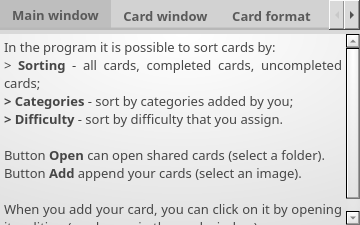
<?xml version="1.0" encoding="UTF-8"?>
<ui version="4.0">
 <class>Help_Window</class>
 <widget class="QDialog" name="Help_Window">
  <property name="geometry">
   <rect>
    <x>0</x>
    <y>0</y>
    <width>360</width>
    <height>225</height>
   </rect>
  </property>
  <property name="minimumSize">
   <size>
    <width>360</width>
    <height>225</height>
   </size>
  </property>
  <property name="maximumSize">
   <size>
    <width>360</width>
    <height>225</height>
   </size>
  </property>
  <property name="windowTitle">
   <string>Dialog</string>
  </property>
  <property name="styleSheet">
   <string notr="true">background-color: rgb(217, 217, 217);</string>
  </property>
  <layout class="QVBoxLayout" name="verticalLayout">
   <property name="spacing">
    <number>0</number>
   </property>
   <property name="leftMargin">
    <number>0</number>
   </property>
   <property name="topMargin">
    <number>0</number>
   </property>
   <property name="rightMargin">
    <number>0</number>
   </property>
   <property name="bottomMargin">
    <number>0</number>
   </property>
   <item>
    <widget class="QTabWidget" name="TabWidget">
     <property name="minimumSize">
      <size>
       <width>0</width>
       <height>0</height>
      </size>
     </property>
     <property name="maximumSize">
      <size>
       <width>16777215</width>
       <height>16777215</height>
      </size>
     </property>
     <property name="font">
      <font>
       <family>Bahnschrift</family>
       <pointsize>10</pointsize>
       <weight>75</weight>
       <bold>true</bold>
      </font>
     </property>
     <property name="styleSheet">
      <string notr="true">QTabWidget::pane {
         border-top: 4px solid #d9d9d9;
}

QTabWidget::tab-bar {
alignment: center;

}

QTabBar{
	color: rgb(216, 216, 216);
}

QTabBar::tab{
color: rgb(90, 90, 90);
	background-color: qlineargradient(spread:pad, x1:1, y1:0.914773, x2:1, y2:1, stop:0 rgba(210, 210, 210, 255), stop:0.0454545 rgba(184, 184, 184, 255));

}

QTabBar::tab:selected {
	background-color: qlineargradient(spread:pad, x1:1, y1:0.914773, x2:1, y2:1, stop:0 rgba(190, 190, 190, 255), stop:0.0454545 rgba(184, 184, 184, 255));
}

QTabBar::tab:hover {
	background-color: qlineargradient(spread:pad, x1:1, y1:0.914773, x2:1, y2:1, stop:0 rgba(200, 200, 200, 255), stop:0.0454545 rgba(184, 184, 184, 255));
}



</string>
     </property>
     <property name="tabShape">
      <enum>QTabWidget::Rounded</enum>
     </property>
     <property name="currentIndex">
      <number>0</number>
     </property>
     <property name="elideMode">
      <enum>Qt::ElideNone</enum>
     </property>
     <property name="documentMode">
      <bool>false</bool>
     </property>
     <property name="tabsClosable">
      <bool>false</bool>
     </property>
     <property name="movable">
      <bool>false</bool>
     </property>
     <property name="tabBarAutoHide">
      <bool>false</bool>
     </property>
     <widget class="QWidget" name="page1">
      <property name="styleSheet">
       <string notr="true">background-color: qradialgradient(spread:reflect, cx:0.506, cy:0, radius:1.104, fx:0.505682, fy:0, stop:0 rgba(255, 255, 255, 255), stop:1 rgba(224, 224, 224, 255));</string>
      </property>
      <attribute name="title">
       <string>Main window</string>
      </attribute>
      <layout class="QHBoxLayout" name="horizontalLayout">
       <property name="spacing">
        <number>0</number>
       </property>
       <property name="leftMargin">
        <number>0</number>
       </property>
       <property name="topMargin">
        <number>0</number>
       </property>
       <property name="rightMargin">
        <number>0</number>
       </property>
       <property name="bottomMargin">
        <number>0</number>
       </property>
       <item>
        <widget class="QTextBrowser" name="textBrowser">
         <property name="font">
          <font>
           <family>Bahnschrift</family>
           <pointsize>10</pointsize>
          </font>
         </property>
         <property name="styleSheet">
          <string notr="true">border: none;
color: rgb(70, 70, 70);</string>
         </property>
         <property name="html">
          <string>&lt;!DOCTYPE HTML PUBLIC &quot;-//W3C//DTD HTML 4.0//EN&quot; &quot;http://www.w3.org/TR/REC-html40/strict.dtd&quot;&gt;
&lt;html&gt;&lt;head&gt;&lt;meta name=&quot;qrichtext&quot; content=&quot;1&quot; /&gt;&lt;style type=&quot;text/css&quot;&gt;
p, li { white-space: pre-wrap; }
&lt;/style&gt;&lt;/head&gt;&lt;body style=&quot; font-family:'Bahnschrift'; font-size:10pt; font-weight:400; font-style:normal;&quot;&gt;
&lt;p align=&quot;justify&quot; style=&quot; margin-top:0px; margin-bottom:0px; margin-left:0px; margin-right:0px; -qt-block-indent:0; text-indent:0px;&quot;&gt;In the program it is possible to sort cards by:&lt;br /&gt;&amp;gt; &lt;span style=&quot; font-weight:600;&quot;&gt;Sorting &lt;/span&gt;- all cards, completed cards, uncompleted cards;&lt;/p&gt;
&lt;p align=&quot;justify&quot; style=&quot; margin-top:0px; margin-bottom:0px; margin-left:0px; margin-right:0px; -qt-block-indent:0; text-indent:0px;&quot;&gt;&lt;span style=&quot; font-weight:600;&quot;&gt;&amp;gt; Categories &lt;/span&gt;- sort by categories added by you;&lt;/p&gt;
&lt;p align=&quot;justify&quot; style=&quot; margin-top:0px; margin-bottom:0px; margin-left:0px; margin-right:0px; -qt-block-indent:0; text-indent:0px;&quot;&gt;&lt;span style=&quot; font-weight:600;&quot;&gt;&amp;gt; Difficulty &lt;/span&gt;- sort by difficulty that you assign.&lt;/p&gt;
&lt;p align=&quot;justify&quot; style=&quot;-qt-paragraph-type:empty; margin-top:0px; margin-bottom:0px; margin-left:0px; margin-right:0px; -qt-block-indent:0; text-indent:0px;&quot;&gt;&lt;br /&gt;&lt;/p&gt;
&lt;p align=&quot;justify&quot; style=&quot; margin-top:0px; margin-bottom:0px; margin-left:0px; margin-right:0px; -qt-block-indent:0; text-indent:0px;&quot;&gt;Button&lt;span style=&quot; font-weight:600;&quot;&gt; Open &lt;/span&gt;can open shared cards (select a folder).&lt;/p&gt;
&lt;p align=&quot;justify&quot; style=&quot; margin-top:0px; margin-bottom:0px; margin-left:0px; margin-right:0px; -qt-block-indent:0; text-indent:0px;&quot;&gt;Button&lt;span style=&quot; font-weight:600;&quot;&gt; Add &lt;/span&gt;append your cards (select an image).&lt;/p&gt;
&lt;p align=&quot;justify&quot; style=&quot;-qt-paragraph-type:empty; margin-top:0px; margin-bottom:0px; margin-left:0px; margin-right:0px; -qt-block-indent:0; text-indent:0px;&quot;&gt;&lt;br /&gt;&lt;/p&gt;
&lt;p align=&quot;justify&quot; style=&quot; margin-top:0px; margin-bottom:0px; margin-left:0px; margin-right:0px; -qt-block-indent:0; text-indent:0px;&quot;&gt;When you add your card, you can click on it by opening its editing (read more in the card window).&lt;/p&gt;&lt;/body&gt;&lt;/html&gt;</string>
         </property>
         <property name="tabStopWidth">
          <number>25</number>
         </property>
        </widget>
       </item>
      </layout>
     </widget>
     <widget class="QWidget" name="page2">
      <property name="styleSheet">
       <string notr="true">background-color: qradialgradient(spread:reflect, cx:0.506, cy:0, radius:1.104, fx:0.505682, fy:0, stop:0 rgba(255, 255, 255, 255), stop:1 rgba(224, 224, 224, 255));</string>
      </property>
      <attribute name="title">
       <string>Card window</string>
      </attribute>
      <layout class="QHBoxLayout" name="horizontalLayout_2">
       <property name="spacing">
        <number>0</number>
       </property>
       <property name="leftMargin">
        <number>0</number>
       </property>
       <property name="topMargin">
        <number>0</number>
       </property>
       <property name="rightMargin">
        <number>0</number>
       </property>
       <property name="bottomMargin">
        <number>0</number>
       </property>
       <item>
        <widget class="QTextBrowser" name="textBrowser_2">
         <property name="font">
          <font>
           <family>Bahnschrift</family>
           <pointsize>10</pointsize>
          </font>
         </property>
         <property name="styleSheet">
          <string notr="true">border: none;
color: rgb(70, 70, 70);</string>
         </property>
         <property name="html">
          <string>&lt;!DOCTYPE HTML PUBLIC &quot;-//W3C//DTD HTML 4.0//EN&quot; &quot;http://www.w3.org/TR/REC-html40/strict.dtd&quot;&gt;
&lt;html&gt;&lt;head&gt;&lt;meta name=&quot;qrichtext&quot; content=&quot;1&quot; /&gt;&lt;style type=&quot;text/css&quot;&gt;
p, li { white-space: pre-wrap; }
&lt;/style&gt;&lt;/head&gt;&lt;body style=&quot; font-family:'Bahnschrift'; font-size:10pt; font-weight:400; font-style:normal;&quot;&gt;
&lt;p style=&quot; margin-top:0px; margin-bottom:0px; margin-left:0px; margin-right:0px; -qt-block-indent:0; text-indent:0px;&quot;&gt;Button &lt;span style=&quot; font-weight:600;&quot;&gt;Ready&lt;/span&gt; changes the color of the card, which indicates completion/uncompletion.&lt;/p&gt;
&lt;p style=&quot;-qt-paragraph-type:empty; margin-top:0px; margin-bottom:0px; margin-left:0px; margin-right:0px; -qt-block-indent:0; text-indent:0px;&quot;&gt;&lt;br /&gt;&lt;/p&gt;
&lt;p style=&quot; margin-top:0px; margin-bottom:0px; margin-left:0px; margin-right:0px; -qt-block-indent:0; text-indent:0px;&quot;&gt;Button &lt;span style=&quot; font-weight:600;&quot;&gt;Edit&lt;/span&gt; enable change:&lt;/p&gt;
&lt;p style=&quot; margin-top:0px; margin-bottom:0px; margin-left:0px; margin-right:0px; -qt-block-indent:0; text-indent:0px;&quot;&gt;&lt;span style=&quot; font-weight:600;&quot;&gt;&amp;gt; Category&lt;/span&gt;;&lt;/p&gt;
&lt;p style=&quot; margin-top:0px; margin-bottom:0px; margin-left:0px; margin-right:0px; -qt-block-indent:0; text-indent:0px;&quot;&gt;&lt;span style=&quot; font-weight:600;&quot;&gt;&amp;gt; Difficulty&lt;/span&gt;;&lt;/p&gt;
&lt;p style=&quot; margin-top:0px; margin-bottom:0px; margin-left:0px; margin-right:0px; -qt-block-indent:0; text-indent:0px;&quot;&gt;&lt;span style=&quot; font-weight:600;&quot;&gt;&amp;gt; Text to the card&lt;/span&gt;.&lt;/p&gt;
&lt;p style=&quot;-qt-paragraph-type:empty; margin-top:0px; margin-bottom:0px; margin-left:0px; margin-right:0px; -qt-block-indent:0; text-indent:0px;&quot;&gt;&lt;br /&gt;&lt;/p&gt;
&lt;p style=&quot; margin-top:0px; margin-bottom:0px; margin-left:0px; margin-right:0px; -qt-block-indent:0; text-indent:0px;&quot;&gt;Button &lt;span style=&quot; font-weight:600;&quot;&gt;Share &lt;/span&gt;allows you to share the cards (create a folder).&lt;/p&gt;
&lt;p style=&quot; margin-top:0px; margin-bottom:0px; margin-left:0px; margin-right:0px; -qt-block-indent:0; text-indent:0px;&quot;&gt;Button &lt;span style=&quot; font-weight:600;&quot;&gt;Del&lt;/span&gt; deletes the card.&lt;/p&gt;&lt;/body&gt;&lt;/html&gt;</string>
         </property>
        </widget>
       </item>
      </layout>
     </widget>
     <widget class="QWidget" name="page3">
      <property name="styleSheet">
       <string notr="true">background-color: qradialgradient(spread:reflect, cx:0.506, cy:0, radius:1.104, fx:0.505682, fy:0, stop:0 rgba(255, 255, 255, 255), stop:1 rgba(224, 224, 224, 255));</string>
      </property>
      <attribute name="title">
       <string>Card format</string>
      </attribute>
      <layout class="QHBoxLayout" name="horizontalLayout_3">
       <property name="spacing">
        <number>0</number>
       </property>
       <property name="leftMargin">
        <number>0</number>
       </property>
       <property name="topMargin">
        <number>0</number>
       </property>
       <property name="rightMargin">
        <number>0</number>
       </property>
       <property name="bottomMargin">
        <number>0</number>
       </property>
       <item>
        <widget class="QTextBrowser" name="textBrowser_3">
         <property name="font">
          <font>
           <family>Bahnschrift</family>
           <pointsize>10</pointsize>
          </font>
         </property>
         <property name="styleSheet">
          <string notr="true">border: none;
color: rgb(70, 70, 70);</string>
         </property>
         <property name="html">
          <string>&lt;!DOCTYPE HTML PUBLIC &quot;-//W3C//DTD HTML 4.0//EN&quot; &quot;http://www.w3.org/TR/REC-html40/strict.dtd&quot;&gt;
&lt;html&gt;&lt;head&gt;&lt;meta name=&quot;qrichtext&quot; content=&quot;1&quot; /&gt;&lt;style type=&quot;text/css&quot;&gt;
p, li { white-space: pre-wrap; }
&lt;/style&gt;&lt;/head&gt;&lt;body style=&quot; font-family:'Bahnschrift'; font-size:10pt; font-weight:400; font-style:normal;&quot;&gt;
&lt;p style=&quot; margin-top:0px; margin-bottom:0px; margin-left:0px; margin-right:0px; -qt-block-indent:0; text-indent:0px;&quot;&gt;For correct display, the card must have a resolution of &lt;span style=&quot; font-weight:600;&quot;&gt;324 x 500&lt;/span&gt;.&lt;/p&gt;
&lt;p style=&quot;-qt-paragraph-type:empty; margin-top:0px; margin-bottom:0px; margin-left:0px; margin-right:0px; -qt-block-indent:0; text-indent:0px;&quot;&gt;&lt;br /&gt;&lt;/p&gt;
&lt;p style=&quot; margin-top:0px; margin-bottom:0px; margin-left:0px; margin-right:0px; -qt-block-indent:0; text-indent:0px;&quot;&gt;The card should preferably have:&lt;/p&gt;
&lt;p style=&quot; margin-top:0px; margin-bottom:0px; margin-left:0px; margin-right:0px; -qt-block-indent:0; text-indent:0px;&quot;&gt;&lt;span style=&quot; font-weight:600;&quot;&gt;&amp;gt; Name&lt;/span&gt;;&lt;/p&gt;
&lt;p style=&quot; margin-top:0px; margin-bottom:0px; margin-left:0px; margin-right:0px; -qt-block-indent:0; text-indent:0px;&quot;&gt;&lt;span style=&quot; font-weight:600;&quot;&gt;&amp;gt; Name of the game&lt;/span&gt;;&lt;/p&gt;
&lt;p style=&quot; margin-top:0px; margin-bottom:0px; margin-left:0px; margin-right:0px; -qt-block-indent:0; text-indent:0px;&quot;&gt;&lt;span style=&quot; font-weight:600;&quot;&gt;&amp;gt; Picture showing the essence of the task&lt;/span&gt;;&lt;/p&gt;
&lt;p style=&quot; margin-top:0px; margin-bottom:0px; margin-left:0px; margin-right:0px; -qt-block-indent:0; text-indent:0px;&quot;&gt;&lt;span style=&quot; font-weight:600;&quot;&gt;&amp;gt; Difficulty&lt;/span&gt;.&lt;/p&gt;
&lt;p style=&quot;-qt-paragraph-type:empty; margin-top:0px; margin-bottom:0px; margin-left:0px; margin-right:0px; -qt-block-indent:0; text-indent:0px;&quot;&gt;&lt;br /&gt;&lt;/p&gt;
&lt;p style=&quot; margin-top:0px; margin-bottom:0px; margin-left:0px; margin-right:0px; -qt-block-indent:0; text-indent:0px;&quot;&gt;After adding the card, add the task to it, change the difficulty and add the category via the &lt;span style=&quot; font-weight:600;&quot;&gt;Edit&lt;/span&gt; button (read more in the Card window).&lt;/p&gt;&lt;/body&gt;&lt;/html&gt;</string>
         </property>
        </widget>
       </item>
      </layout>
     </widget>
     <widget class="QWidget" name="page4">
      <property name="styleSheet">
       <string notr="true">background-color: qradialgradient(spread:reflect, cx:0.506, cy:0, radius:1.104, fx:0.505682, fy:0, stop:0 rgba(255, 255, 255, 255), stop:1 rgba(224, 224, 224, 255));</string>
      </property>
      <attribute name="title">
       <string>Info</string>
      </attribute>
      <layout class="QHBoxLayout" name="horizontalLayout_4">
       <property name="spacing">
        <number>0</number>
       </property>
       <property name="leftMargin">
        <number>0</number>
       </property>
       <property name="topMargin">
        <number>0</number>
       </property>
       <property name="rightMargin">
        <number>0</number>
       </property>
       <property name="bottomMargin">
        <number>0</number>
       </property>
       <item>
        <widget class="QTextBrowser" name="textBrowser_4">
         <property name="font">
          <font>
           <family>Bahnschrift</family>
           <pointsize>10</pointsize>
          </font>
         </property>
         <property name="styleSheet">
          <string notr="true">border: none;
color: rgb(70, 70, 70);</string>
         </property>
         <property name="html">
          <string>&lt;!DOCTYPE HTML PUBLIC &quot;-//W3C//DTD HTML 4.0//EN&quot; &quot;http://www.w3.org/TR/REC-html40/strict.dtd&quot;&gt;
&lt;html&gt;&lt;head&gt;&lt;meta name=&quot;qrichtext&quot; content=&quot;1&quot; /&gt;&lt;style type=&quot;text/css&quot;&gt;
p, li { white-space: pre-wrap; }
&lt;/style&gt;&lt;/head&gt;&lt;body style=&quot; font-family:'Bahnschrift'; font-size:10pt; font-weight:400; font-style:normal;&quot;&gt;
&lt;p style=&quot; margin-top:0px; margin-bottom:0px; margin-left:0px; margin-right:0px; -qt-block-indent:0; text-indent:0px;&quot;&gt;The program was created by &lt;span style=&quot; font-weight:600;&quot;&gt;Kotendro&lt;/span&gt;.&lt;/p&gt;
&lt;p style=&quot;-qt-paragraph-type:empty; margin-top:0px; margin-bottom:0px; margin-left:0px; margin-right:0px; -qt-block-indent:0; text-indent:0px; font-weight:600;&quot;&gt;&lt;br /&gt;&lt;/p&gt;
&lt;p style=&quot; margin-top:0px; margin-bottom:0px; margin-left:0px; margin-right:0px; -qt-block-indent:0; text-indent:0px;&quot;&gt;the concept was invented by &lt;span style=&quot; font-weight:600;&quot;&gt;Kotendro&lt;/span&gt;, &lt;span style=&quot; font-weight:600;&quot;&gt;Teapare&lt;/span&gt;, &lt;span style=&quot; font-weight:600;&quot;&gt;BlackPanther&lt;/span&gt;.&lt;/p&gt;
&lt;p style=&quot;-qt-paragraph-type:empty; margin-top:0px; margin-bottom:0px; margin-left:0px; margin-right:0px; -qt-block-indent:0; text-indent:0px; font-weight:600;&quot;&gt;&lt;br /&gt;&lt;/p&gt;
&lt;p style=&quot; margin-top:0px; margin-bottom:0px; margin-left:0px; margin-right:0px; -qt-block-indent:0; text-indent:0px;&quot;&gt;icons by Icons8.&lt;/p&gt;&lt;/body&gt;&lt;/html&gt;</string>
         </property>
        </widget>
       </item>
      </layout>
     </widget>
    </widget>
   </item>
  </layout>
 </widget>
 <resources/>
 <connections/>
</ui>
